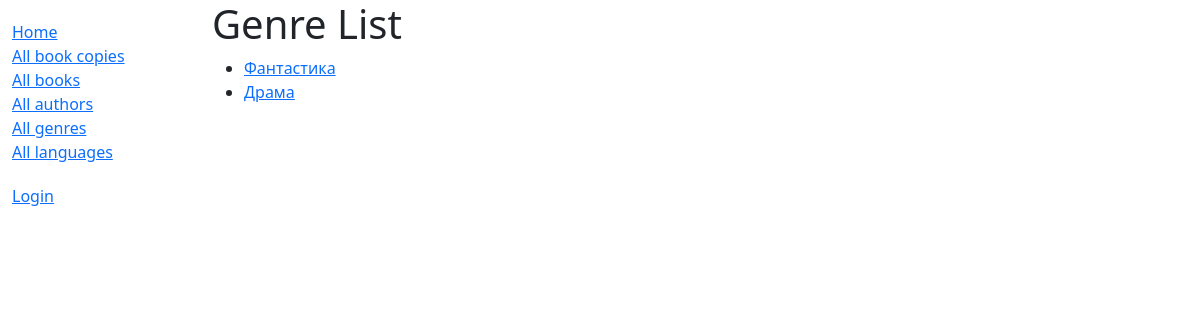
/catalog/genres/, run on an earlier commit of the app's database.
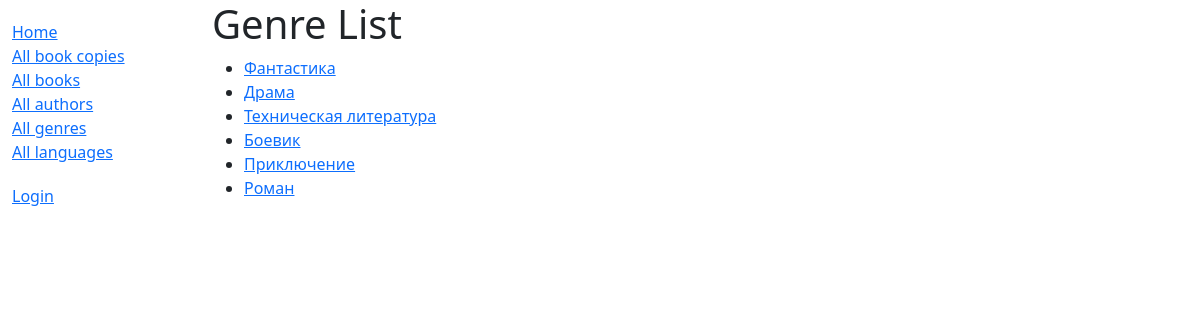
And on a later commit of the database.
### catalog/models.py (models this page shows)
class Genre(models.Model):
    name = models.CharField(
        max_length=200,
        unique=True,
        help_text="Enter a book genre (e.g. Science Fiction, French Poetry etc.)"
    )
    """Метод для получения абсолютного URL для детальной страницы жанра"""
    def get_absolute_url(self):
        return reverse('genre-detail', args=[str(self.id)])
    def __str__(self):
        return self.name

### catalog/views.py (the view)
# urls.py: path('genres/', views.GenreListView.as_view(), name='genres'),
class GenreListView(generic.ListView):
    model = Genre
    paginate_by = 10

### catalog/templates/catalog/genre_list.html
{% extends "base_generic.html" %}
{% block content %}
<h1>Genre List</h1>
{% if genre_list %}
  <ul>
  {% for genre in genre_list %}
    <li>
      <a href="{{ genre.get_absolute_url }}">
      {{ genre }}
      </a>
    </li>
  {% endfor %}
 </ul>
{% else %}
  <p>There are no genres available.</p>
{% endif %}
{% endblock %}

What changed in the data, as far as the page shows it:
added Genre: name "Техническая литература"
added Genre: name "Боевик"
added Genre: name "Приключение"
added Genre: name "Роман"
